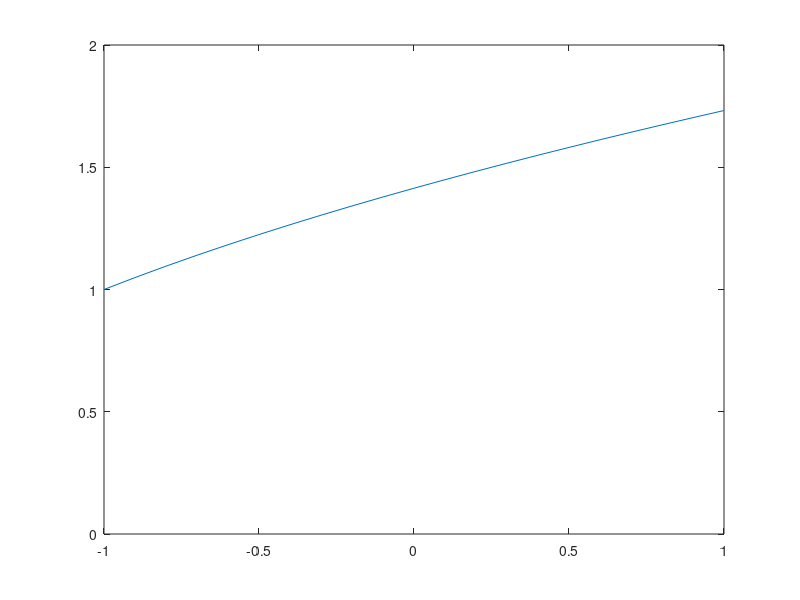

This chart was generated by the following MATLAB code: (Note: this script raises an error after producing the figure.)


%start from 0, increase with 1, go to 365
x=[-1:0.1:1];

%use the equation for plotting
y=sqrt(x+2);

%plot the graph
plot(x,y);

ylim([0 2]);

%{
 
    A a)

    Vi r?knade ut arean som en triangel och rektangel.
    Area triangel = ca 0.72
    Area rektangel = 2
    ca 2.72 tillsammans

    A b) 

    ((x+2)^1.5)/1.5 = 2.7974349484
    
    

%}



h=1/8;

%calculate one more than we need so we can use it to extrapolate the second
%last value
iterations=6;

i=1;

Ths=[];
Errors=[];
ExtapolatedValues=[];
ExtrapolatedErrors=[];

Hs=[];


while(i<=iterations)
    
    %calculate an array with x-values based on step size h
    x_values=[-1:h:1];
    y_values=[];

    counter=1;
    format long e

    %find y-values that correspond to the  x-values
    for x = x_values
        y_values(counter,1)=sqrt(x+2);

        counter=counter+1;
    end


    %caculate with Trapetsmetoden
    Ths(i,1)=h*( sum(y_values) - (y_values(1,1) + y_values(numel(y_values),1))/2  );
    Errors(i,1)=abs(quad(@myfun,-1,1)-Ths(i,1));

    Hs(i,1)=h;
    
    h=h/2;
    i=i+1;

end

i=1;


while(i<iterations)
     %we use    F'=F2 + (F2-F1)/Q^P-1
     %Q = 2 P=2 f?r att felet blir 4 ganger mindre varje gang
     %och H minskar med faktorn tva. 2^X=4. da ar X=2 och X=P
     ExtapolatedValues(i,1)=Ths(i+1,1)+(Ths(i+1,1)-Ths(i,1))/(2^2 - 1);
     
     ExtrapolatedErrors(i,1)=abs(quad(@myfun,-1,1)-ExtapolatedValues(i,1));
     
     i=i+1;
end

%{
    
    P pa 'vanliga' varden ar 2.

    N?r man extrapolerar f?rsvinner den ledande termen
    i 'felserien' och n?sta potens i serien ?r 4.
    Allts? ?r P=4.

    FIXA DET VI SKIPPADE!
%}


%plot the graph

figure
loglog(Hs,Errors);

hold on

Hs(numel(Hs))=[]
loglog(Hs,ExtrapolatedErrors);

Hs
ExtrapolatedErrors
ExtapolatedValues

hold on

loglog([1e-2 1e-1],[1e-6 1e-4],'--')

legend('Normal','Extrapolated','slope 2');
xlabel('Step length');
ylabel('Error');
title('Step length vs Error')


%{
    HOW TO PLOT???!
    LOGLOG, LINEAR, COMPARE, GET SLOPE, FIND P FROM PLOT
%}









